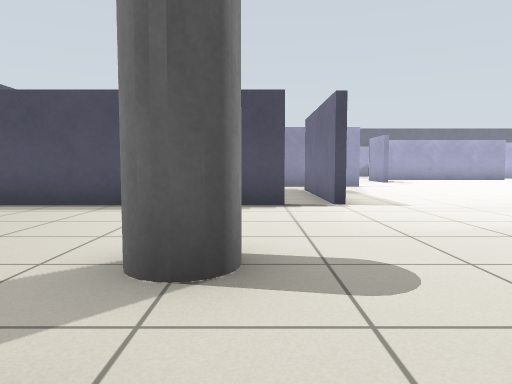
view 1 (above)

24 first-person views from a walk through a world built for the Gazebo simulator. The camera is 0.68 m above the floor, tilts 4° down and sees 70° across. The floor is counted in squares, 1 m on a side. Each view is taken from the middle of a square. On the plan, view 1 faces up. The plan holds only what a view shows up to about 11 squares ahead; the rest is blank. The place goes on beyond the plan.

view 2
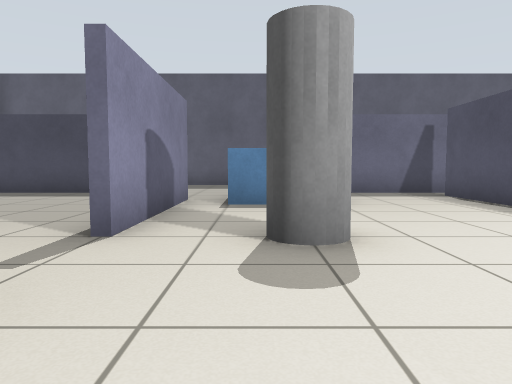

view 3
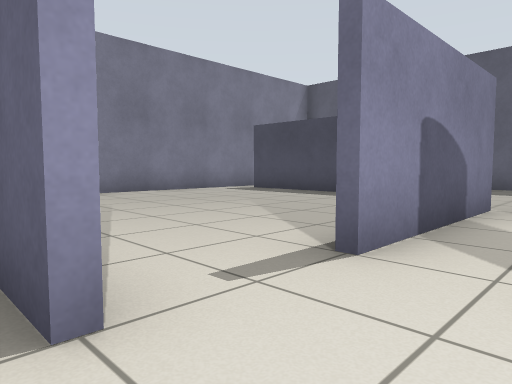

view 4
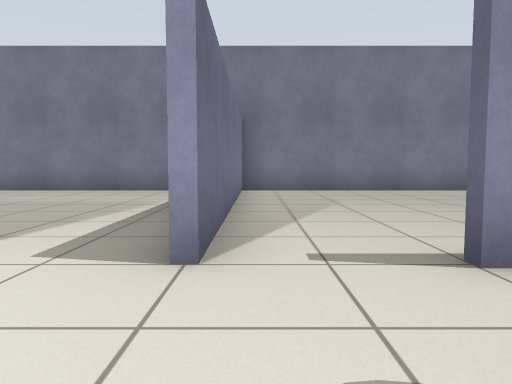

view 5
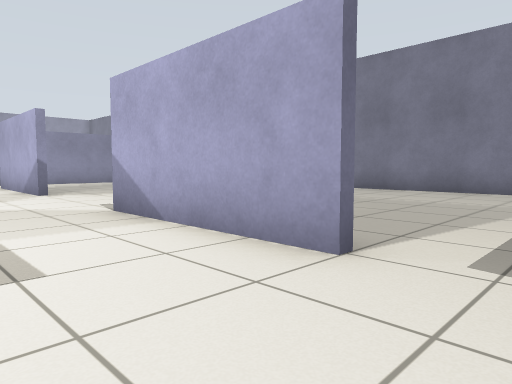

view 6
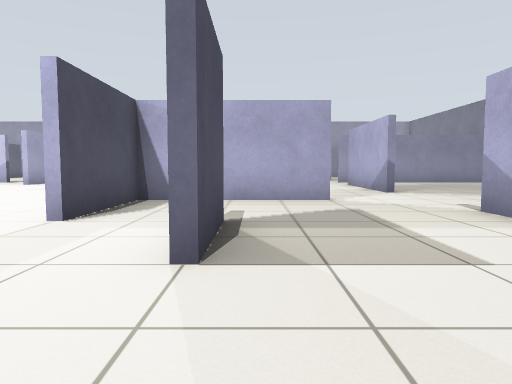

view 7
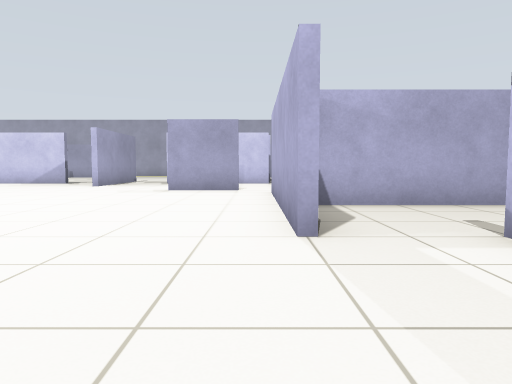

view 8
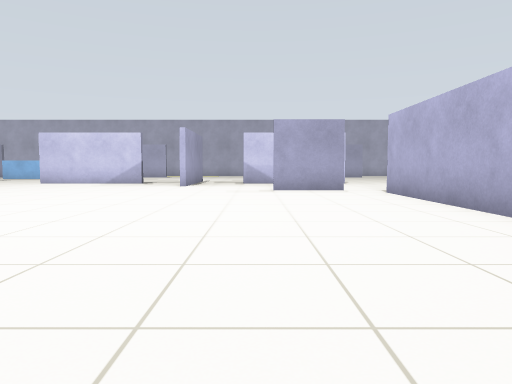

view 9
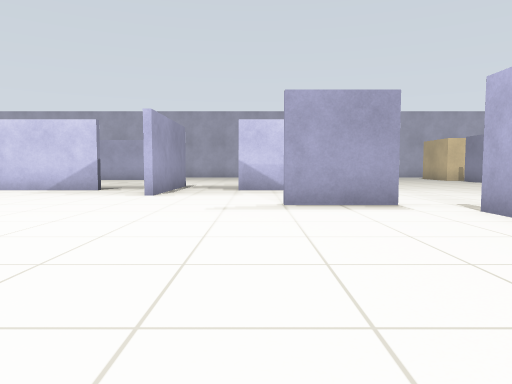

view 10
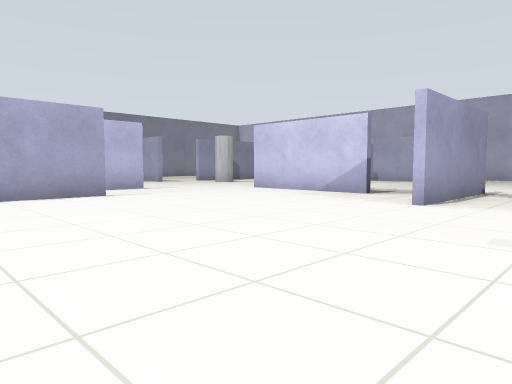

view 11
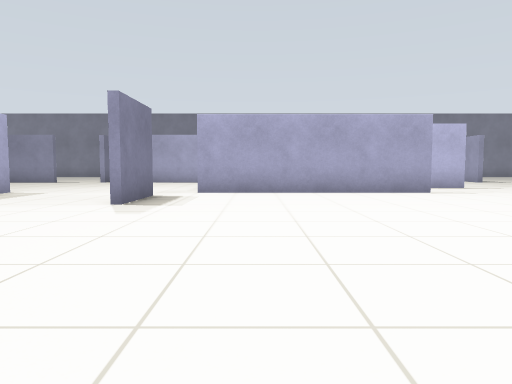

view 12
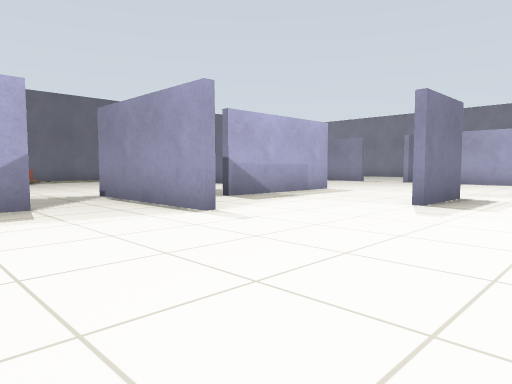

view 13
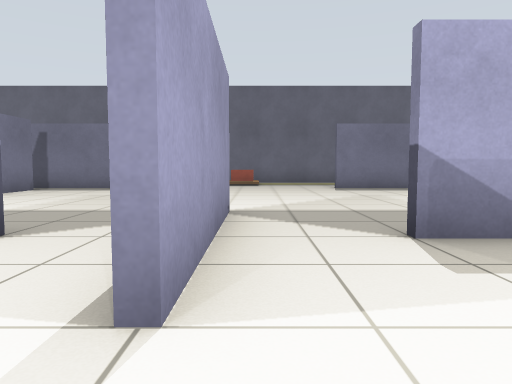

view 14
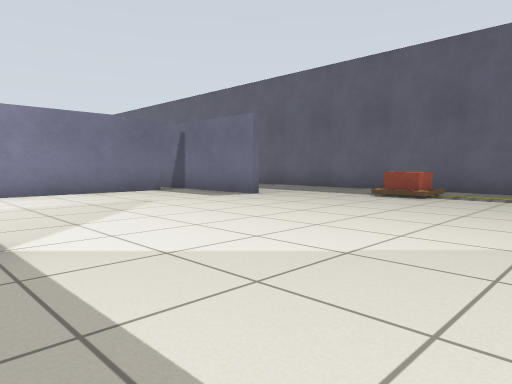

view 15
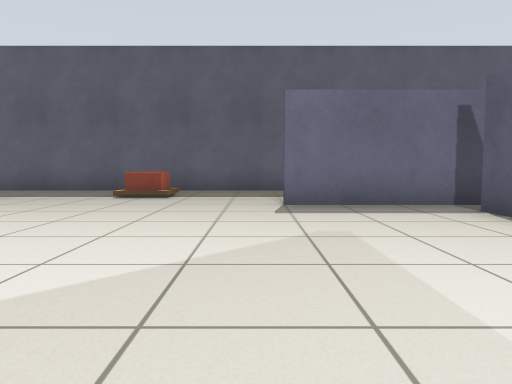

view 16
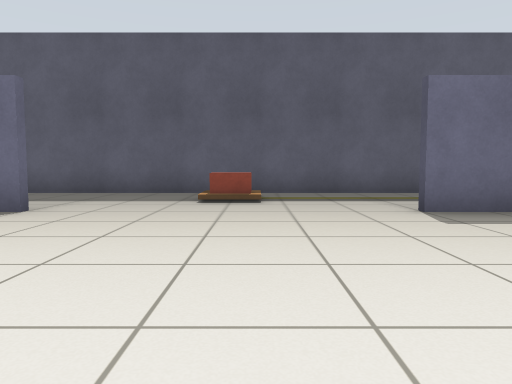

view 17
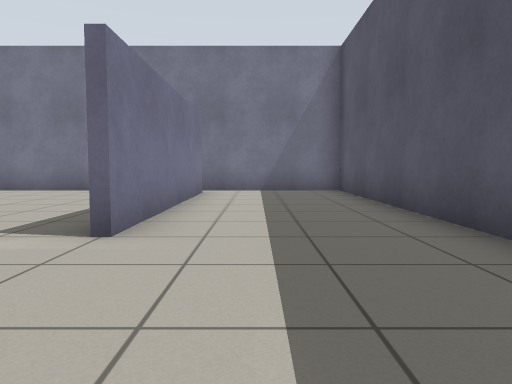

view 18
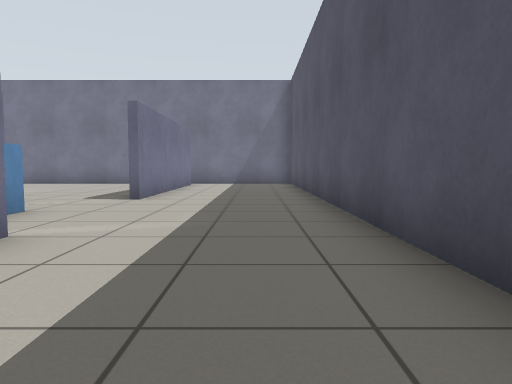

view 19
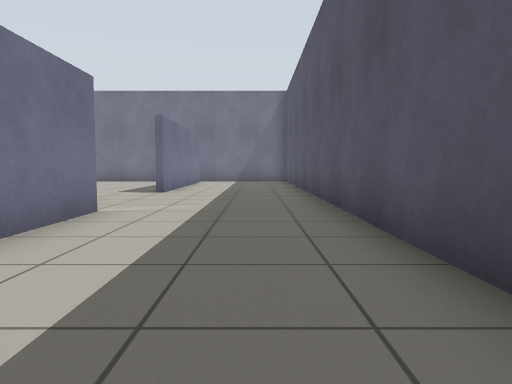

view 20
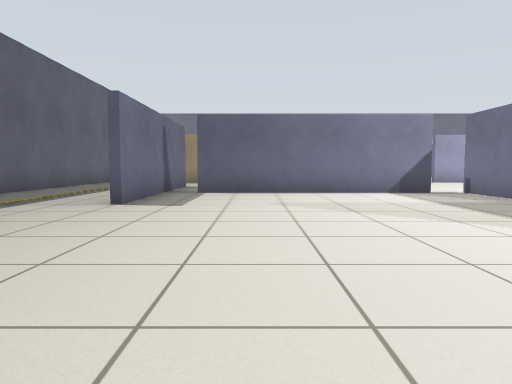

view 21
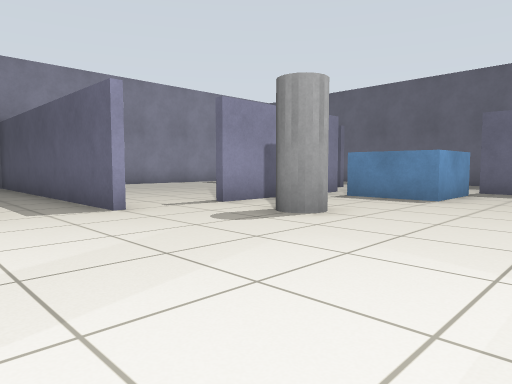

view 22
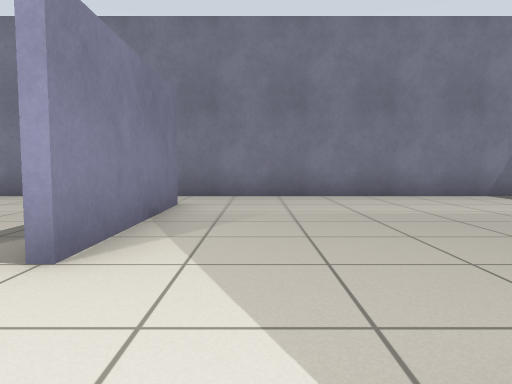

view 23
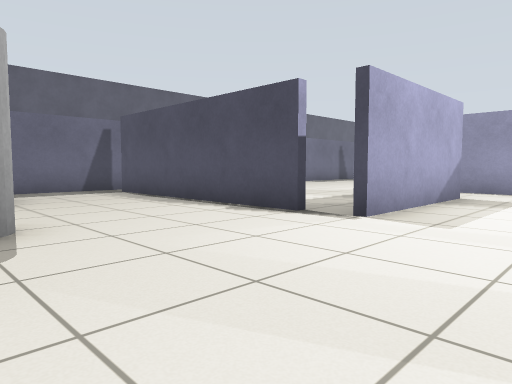

view 24
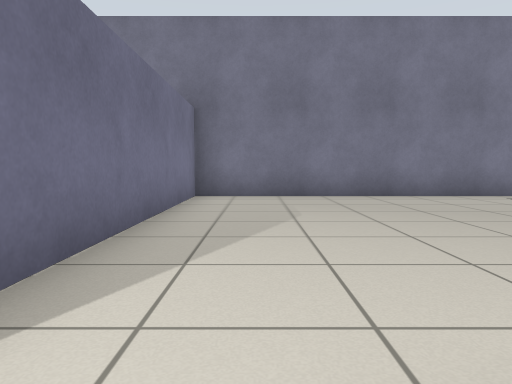

### Floor plan
Points are (right, up) in squares from view 1. A wall is a line through its corners. A room is listed if a view was taken in it or the views show most of it. See-through windows are left out.
Room 1 (view 1)
walls: (-6.4, -2.2) (-6.4, -5.2); (-6.5, -7.3) (1.4, -7.3) (1.4, 0.5)
ways out: opening at (-6, -7) to room 2; opening at (-5, 0) to room 2; opening at (0.5, 0) to room 2
Room 2 (views 2, 3, 4, 5, 6, 7, 8, 9, 10, 11, 12, 13, 14, 15, 16, 17, 18, 19, 20, 21, 22, 23, 24)
walls: (1.6, 10.6) (1.6, 6.5); (3.6, 12.4) (-0.5, 12.4); (1.4, 6.5) (1.4, 10.5); (0.6, 6.4) (-5.5, 6.4); (-0.5, 12.6) (3.5, 12.6); (6.5, 6.6) (12.5, 6.6); (6.5, 4.4) (4.5, 4.4); (1.4, 16.6) (1.4, 18.5); (5.6, 17.6) (5.6, 15.5); (1.6, 18.5) (1.6, 14.5); (0.6, 18.4) (-5.5, 18.4); (-5.6, 6.6) (-1.6, 6.6); (-6.4, 9.6) (-6.4, 3.5); (3.4, 0.6) (7.5, 0.6); (9.4, 2.4) (9.4, 6.4) (6.5, 6.4); (13.4, 8.6) (13.4, 9.5); (-6.6, 3.5) (-6.6, 5.6); (-4.6, 0.6) (-0.5, 0.6); (-6.4, 17.9) (-6.4, 15.5); (12.6, 18.4) (6.5, 18.4); (17.4, 14.4) (17.4, 17.4); (14.4, 20.4) (13.2, 20.4); (-10.4, 20.1) (-10.4, -7.3) (-6.5, -7.3); (-6.6, -6.5) (-6.6, -0.5)
ways out: opening at (-6, -7) to room 1; opening at (-5, 0) to room 1; opening at (0.5, 0) to room 1; opening at (3, 0) to room 3; opening at (8.5, -1.5) to room 3; opening at (1, 18); opening at (2, 19.5); opening at (10.5, 1.5); opening at (11, -0.5); opening at (13, 19); opening at (13.4, 10); opening at (18, 13.5)
objects: red box (-9, 12) to (-8, 13); blue box (-5, 2) to (-4, 4); pillar (-1, 2) to (0, 3)
Room 3 (no view inside)
walls: (9.4, -5.5) (9.4, -1.5); (2.1, -7.3) (9.9, -7.3); (1.6, 0.6) (1.6, -7.2)
ways out: opening at (3, 0) to room 2; opening at (8.5, -1.5) to room 2; opening at (10, -6.5)

Positions as (right, up) in squares from view 1, and headings:
1: (0, 0), facing up
2: (3, 2), facing left
3: (2, 2), facing down-left
4: (1, 3), facing down
5: (2, 3), facing down-right
6: (2, 4), facing right
7: (3, 7), facing right
8: (3, 10), facing right
9: (7, 10), facing right
10: (9, 10), facing up-right
11: (8, 9), facing up
12: (8, 9), facing up-left
13: (5, 13), facing left
14: (0, 16), facing down-left
15: (0, 15), facing left
16: (-1, 13), facing left
17: (-8, 3), facing down
18: (-9, 7), facing down
19: (-9, 9), facing down
20: (-4, 9), facing up
21: (4, 6), facing down-left
22: (8, 1), facing down
23: (4, 2), facing up-left
24: (0, 1), facing down
